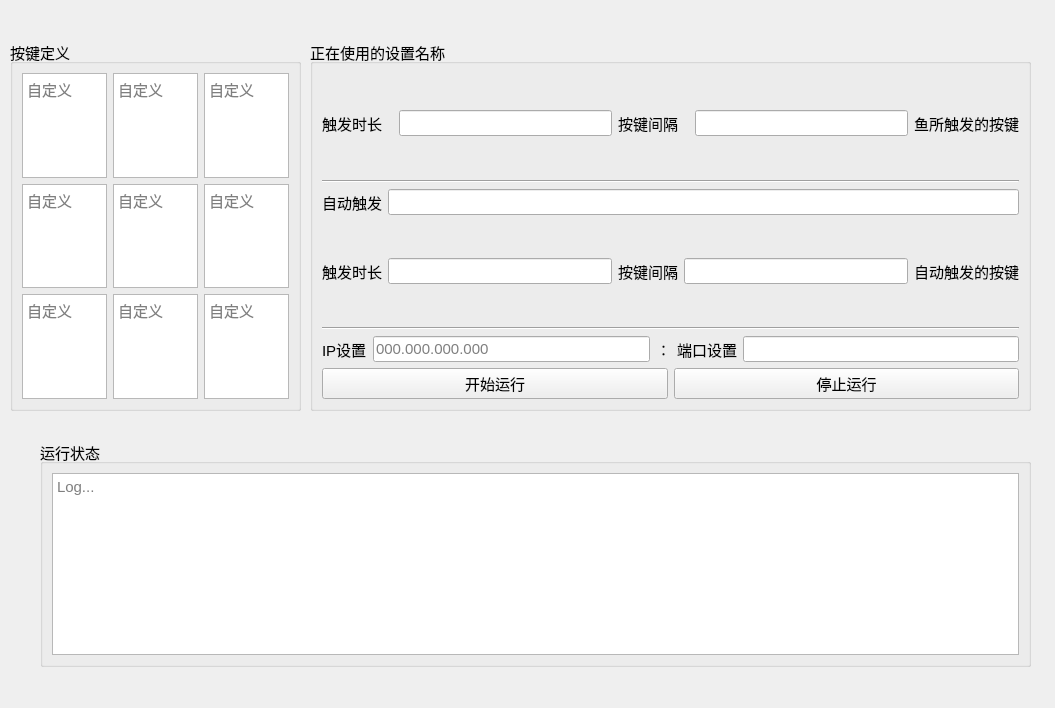
<?xml version="1.0" encoding="UTF-8"?>
<ui version="4.0">
 <class>Form</class>
 <widget class="QWidget" name="Form">
  <property name="geometry">
   <rect>
    <x>0</x>
    <y>0</y>
    <width>1055</width>
    <height>708</height>
   </rect>
  </property>
  <property name="font">
   <font>
    <pointsize>11</pointsize>
   </font>
  </property>
  <property name="windowTitle">
   <string>Form</string>
  </property>
  <widget class="QGroupBox" name="groupBox">
   <property name="geometry">
    <rect>
     <x>310</x>
     <y>40</y>
     <width>721</width>
     <height>371</height>
    </rect>
   </property>
   <property name="title">
    <string>正在使用的设置名称</string>
   </property>
   <layout class="QVBoxLayout" name="verticalLayout">
    <item>
     <layout class="QHBoxLayout" name="horizontalLayout" stretch="1,3,1,3,1">
      <item>
       <widget class="QLabel" name="label_2">
        <property name="text">
         <string>触发时长</string>
        </property>
       </widget>
      </item>
      <item>
       <widget class="QLineEdit" name="lineEdit_3"/>
      </item>
      <item>
       <widget class="QLabel" name="label_3">
        <property name="text">
         <string>按键间隔</string>
        </property>
       </widget>
      </item>
      <item>
       <widget class="QLineEdit" name="lineEdit_2"/>
      </item>
      <item>
       <widget class="QLabel" name="label_4">
        <property name="text">
         <string>鱼所触发的按键</string>
        </property>
       </widget>
      </item>
     </layout>
    </item>
    <item>
     <widget class="Line" name="line">
      <property name="orientation">
       <enum>Qt::Horizontal</enum>
      </property>
     </widget>
    </item>
    <item>
     <layout class="QHBoxLayout" name="horizontalLayout_2">
      <item>
       <widget class="QLabel" name="label_5">
        <property name="text">
         <string>自动触发</string>
        </property>
       </widget>
      </item>
      <item>
       <widget class="QLineEdit" name="lineEdit_4"/>
      </item>
     </layout>
    </item>
    <item>
     <layout class="QHBoxLayout" name="horizontalLayout_3">
      <item>
       <widget class="QLabel" name="label_6">
        <property name="text">
         <string>触发时长</string>
        </property>
       </widget>
      </item>
      <item>
       <widget class="QLineEdit" name="lineEdit_5"/>
      </item>
      <item>
       <widget class="QLabel" name="label_8">
        <property name="text">
         <string>按键间隔</string>
        </property>
       </widget>
      </item>
      <item>
       <widget class="QLineEdit" name="lineEdit_6"/>
      </item>
      <item>
       <widget class="QLabel" name="label_9">
        <property name="text">
         <string>自动触发的按键</string>
        </property>
       </widget>
      </item>
     </layout>
    </item>
    <item>
     <widget class="Line" name="line_2">
      <property name="orientation">
       <enum>Qt::Horizontal</enum>
      </property>
     </widget>
    </item>
    <item>
     <layout class="QHBoxLayout" name="horizontalLayout_4">
      <item>
       <widget class="QLabel" name="label_10">
        <property name="text">
         <string>IP设置</string>
        </property>
       </widget>
      </item>
      <item>
       <widget class="QLineEdit" name="lineEdit_7">
        <property name="placeholderText">
         <string>000.000.000.000</string>
        </property>
       </widget>
      </item>
      <item>
       <widget class="QLabel" name="label_11">
        <property name="text">
         <string>：</string>
        </property>
       </widget>
      </item>
      <item>
       <widget class="QLabel" name="label_12">
        <property name="text">
         <string>端口设置</string>
        </property>
       </widget>
      </item>
      <item>
       <widget class="QLineEdit" name="lineEdit_8"/>
      </item>
     </layout>
    </item>
    <item>
     <layout class="QHBoxLayout" name="horizontalLayout_5">
      <item>
       <widget class="QPushButton" name="pushButton">
        <property name="text">
         <string>开始运行</string>
        </property>
       </widget>
      </item>
      <item>
       <widget class="QPushButton" name="pushButton_2">
        <property name="text">
         <string>停止运行</string>
        </property>
       </widget>
      </item>
     </layout>
    </item>
   </layout>
  </widget>
  <widget class="QGroupBox" name="groupBox_2">
   <property name="geometry">
    <rect>
     <x>40</x>
     <y>440</y>
     <width>991</width>
     <height>227</height>
    </rect>
   </property>
   <property name="title">
    <string>运行状态</string>
   </property>
   <layout class="QHBoxLayout" name="horizontalLayout_6">
    <item>
     <widget class="QPlainTextEdit" name="plainTextEdit">
      <property name="placeholderText">
       <string>Log...</string>
      </property>
     </widget>
    </item>
   </layout>
  </widget>
  <widget class="QGroupBox" name="groupBox_3">
   <property name="geometry">
    <rect>
     <x>10</x>
     <y>40</y>
     <width>291</width>
     <height>371</height>
    </rect>
   </property>
   <property name="title">
    <string>按键定义</string>
   </property>
   <layout class="QGridLayout" name="gridLayout">
    <item row="0" column="0">
     <widget class="QPlainTextEdit" name="plainTextEdit_2">
      <property name="placeholderText">
       <string>自定义</string>
      </property>
     </widget>
    </item>
    <item row="0" column="1">
     <widget class="QPlainTextEdit" name="plainTextEdit_3">
      <property name="placeholderText">
       <string>自定义</string>
      </property>
     </widget>
    </item>
    <item row="0" column="2">
     <widget class="QPlainTextEdit" name="plainTextEdit_4">
      <property name="placeholderText">
       <string>自定义</string>
      </property>
     </widget>
    </item>
    <item row="1" column="0">
     <widget class="QPlainTextEdit" name="plainTextEdit_6">
      <property name="placeholderText">
       <string>自定义</string>
      </property>
     </widget>
    </item>
    <item row="1" column="1">
     <widget class="QPlainTextEdit" name="plainTextEdit_7">
      <property name="placeholderText">
       <string>自定义</string>
      </property>
     </widget>
    </item>
    <item row="1" column="2">
     <widget class="QPlainTextEdit" name="plainTextEdit_5">
      <property name="placeholderText">
       <string>自定义</string>
      </property>
     </widget>
    </item>
    <item row="2" column="0">
     <widget class="QPlainTextEdit" name="plainTextEdit_9">
      <property name="placeholderText">
       <string>自定义</string>
      </property>
     </widget>
    </item>
    <item row="2" column="1">
     <widget class="QPlainTextEdit" name="plainTextEdit_10">
      <property name="placeholderText">
       <string>自定义</string>
      </property>
     </widget>
    </item>
    <item row="2" column="2">
     <widget class="QPlainTextEdit" name="plainTextEdit_8">
      <property name="placeholderText">
       <string>自定义</string>
      </property>
     </widget>
    </item>
   </layout>
  </widget>
 </widget>
 <resources/>
 <connections/>
</ui>
